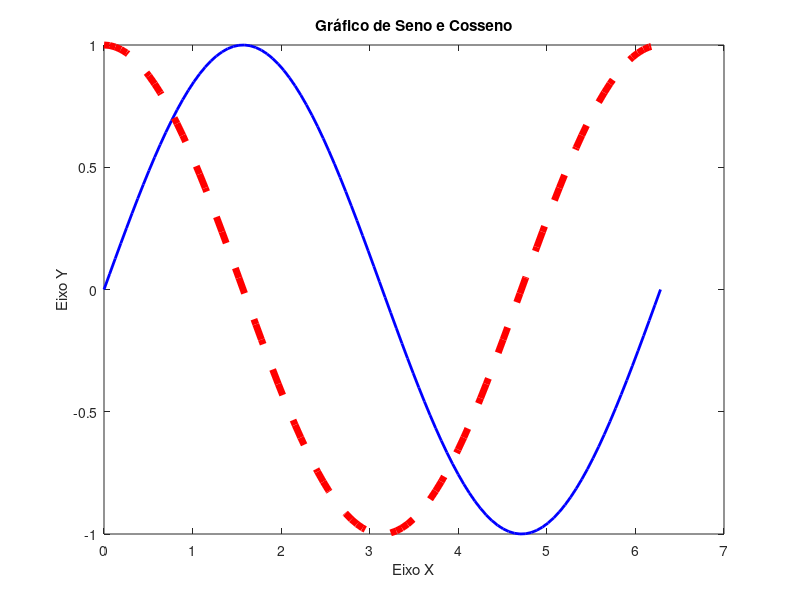

Reproduce this figure in MATLAB. (Note: this script raises an error after producing the figure.)
% Exemplo de gráfico 2D

% Dados para plot
x = linspace(0, 2*pi, 100);
y1 = sin(x);
y2 = cos(x);

% Cria o gráfico
figure;
% Linha azul com largura de linha 2
plot(x, y1, 'b-', 'LineWidth', 2);
% Mantém o gráfico atual enquanto adiciona novas linhas
hold on;
% Linha vermelha tracejada com largura de linha 2
plot(x, y2, 'r--', 'LineWidth', 5);

% Adiciona título e rótulos aos eixos
title('Gráfico de Seno e Cosseno');
xlabel('Eixo X');
ylabel('Eixo Y');

plot()

% Adiciona legenda
legend('sin(x)', 'cos(x)', 'Location', 'northwest');

% Adiciona grelha
grid on;

% Altera limites dos eixos
xlim([0, 2 * pi]);
ylim([-1.5, 1.5]);

% Finaliza o gráfico
hold off;